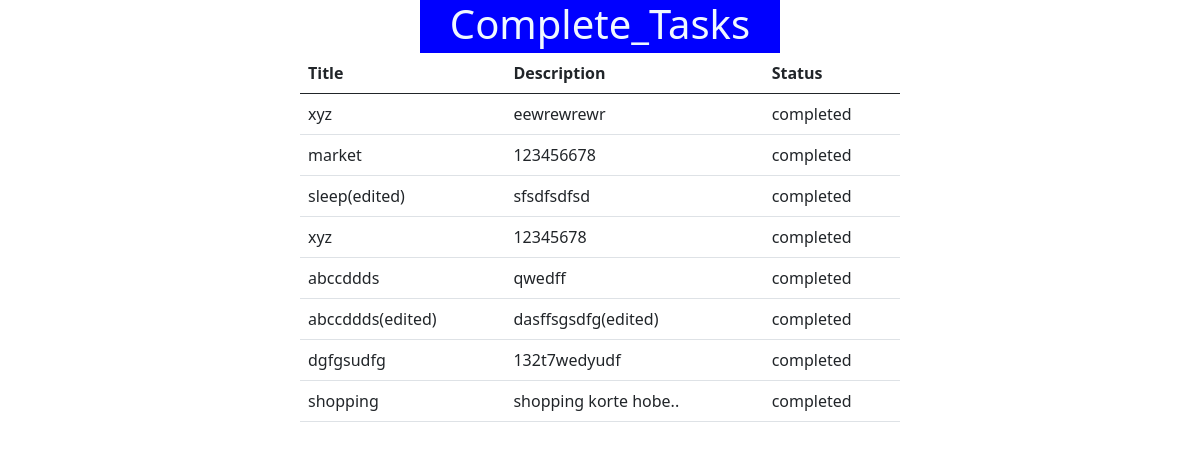
The page /complete/ on the database its author committed.
### first_app/models.py (models this page shows)
class TodoList(models.Model):
    task_title = models.CharField(max_length= 50)
    task_description = models.TextField(max_length= 100)
    completed = models.BooleanField(default=False)
    '''def __str__(self) :
       self.task_title'''

### first_app/views.py (the view)
# urls.py: path('complete/',views.completed1, name = 'complete1'),
def completed1(request):
    completed_task = TodoList.objects.filter(completed = True)
    return render(request, 'complete_task.html', {"form":completed_task})

### first_app/templates/complete_task.html
{%extends 'base.html'%}
{% block content%}
<h1 style= "background-color: blue; color: aliceblue; width: 30%; margin: auto; text-align: center; padding-bottom: 5px;"> Complete_Tasks</h1>
<table class="table" style="width: 50%; margin: auto;">
    <thead>
        <tr>
            <th scope="col">Title</th>
            <th scope="col">Description</th>
            <th scope="col">Status</th>
        </tr>
    </thead>
    <tbody>
        {%for item in form%}
        <tr>
            {%if form %}
            <td>{{item.task_title}}</td>
            <td>{{item.task_description}}</td>
            <td>
                {%if item.completed == False%}
                Incomplete
                {%else%}
                completed
                {%endif%}
            </td>
        </tr>
        {%else%}
        not completed
        {%endif%}
        {%endfor%}
    </tbody>
</table>
{% endblock %}

### first_app/templates/base.html (shortened to what this page needs)
<!DOCTYPE html>
<html lang="en">
<head>
    <link href="https://cdn.jsdelivr.net/npm/bootstrap@5.0.2/dist/css/bootstrap.min.css" rel="stylesheet">
</head>
<body>
    {% block content %}
    {% endblock %}
</body>
</html>

### rows shown on the page
TodoList: task_title "xyz", task_description "eewrewrewr", completed "completed"
TodoList: task_title "market", task_description "123456678", completed "completed"
TodoList: task_title "sleep(edited)", task_description "sfsdfsdfsd", completed "completed"
TodoList: task_title "xyz", task_description "12345678", completed "completed"
TodoList: task_title "abccddds", task_description "qwedff", completed "completed"
TodoList: task_title "abccddds(edited)", task_description "dasffsgsdfg(edited)", completed "completed"
TodoList: task_title "dgfgsudfg", task_description "132t7wedyudf", completed "completed"
TodoList: task_title "shopping", task_description "shopping korte hobe..", completed "completed"
